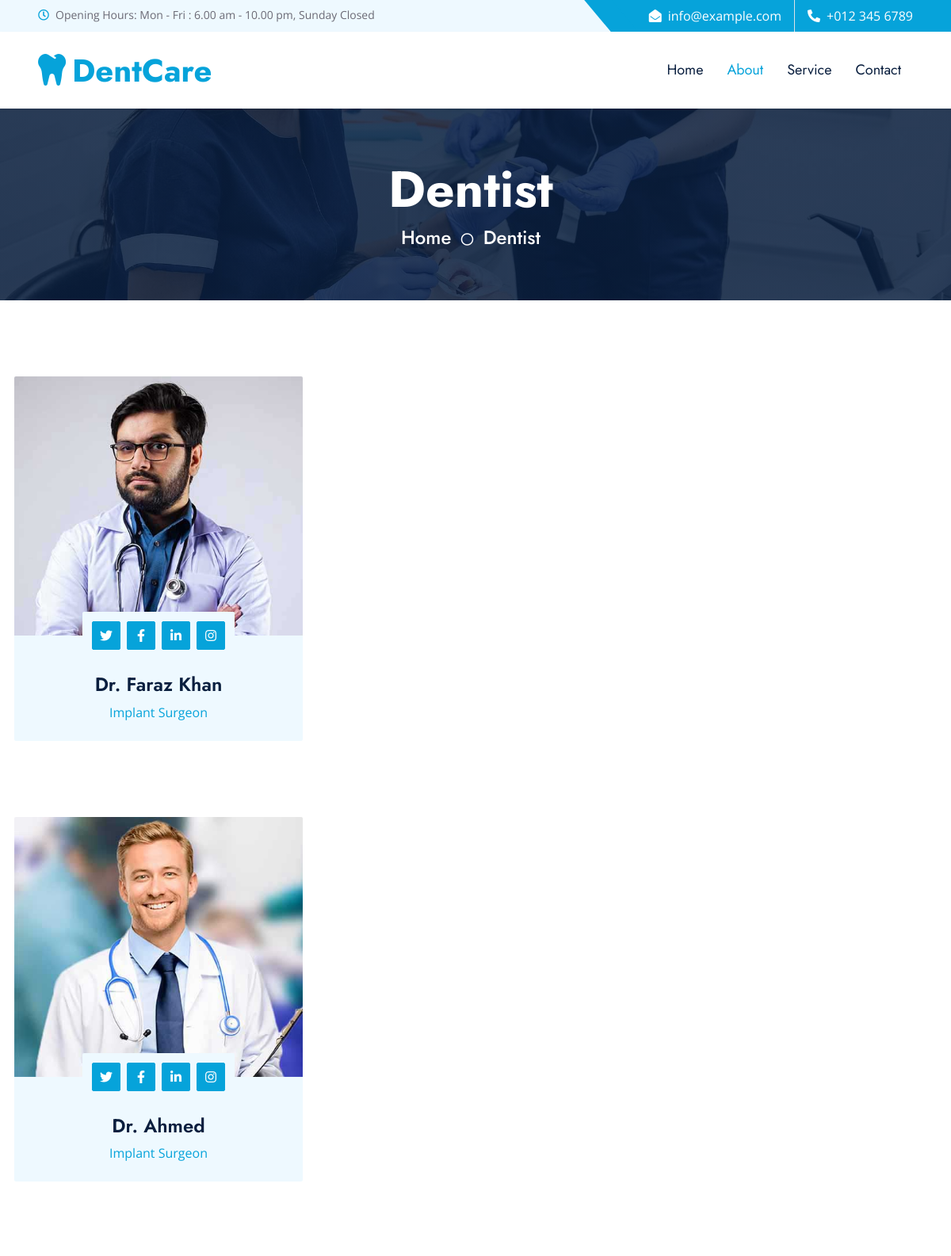
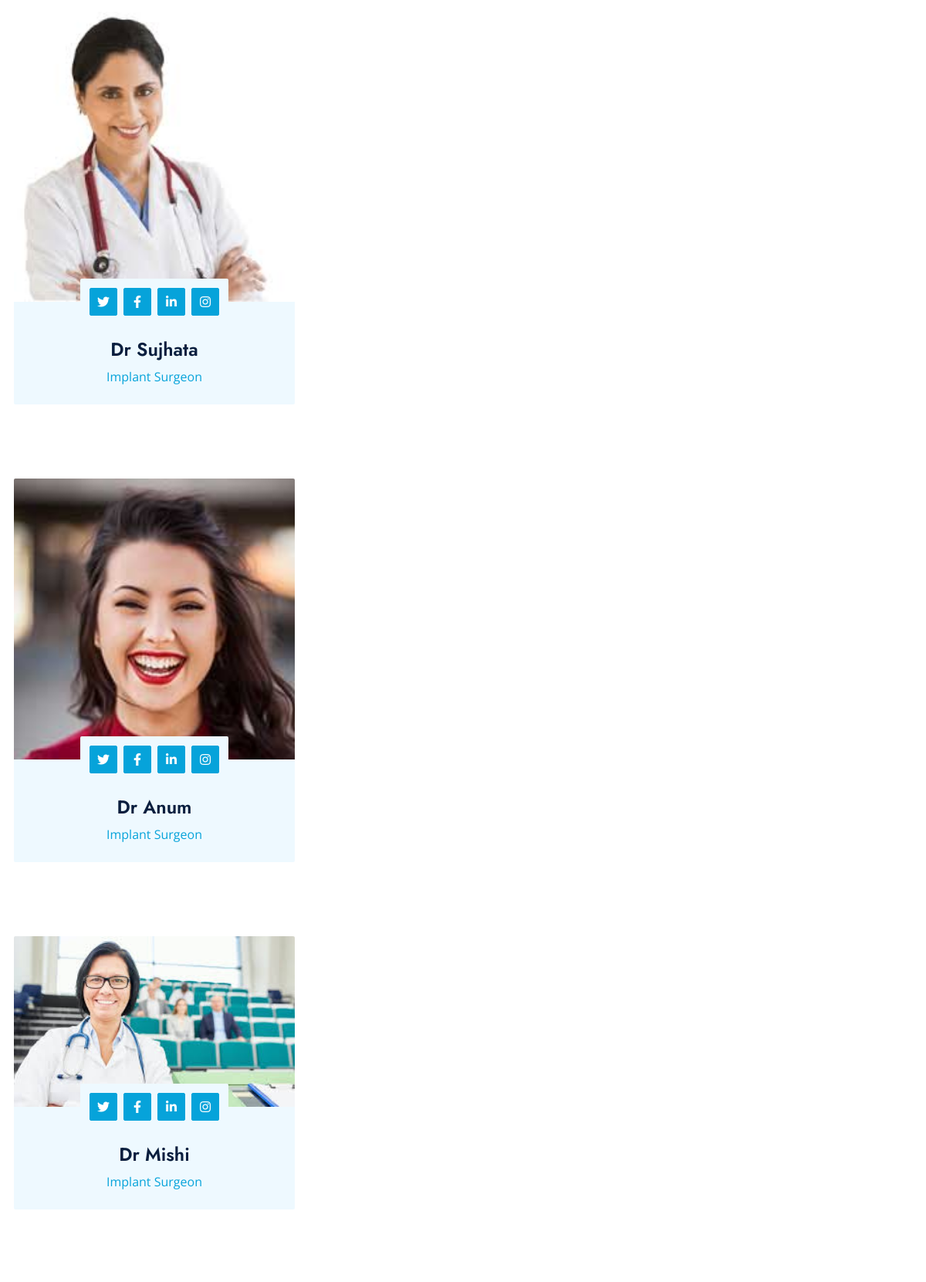
/service/1 (upper part), run on the app's committed database (2 pictures, top to bottom).
### dentist_appointment/models.py (models this page shows, shortened)
class Doctor(models.Model):
    service = models.ForeignKey(Service, on_delete=models.CASCADE)
    doctor_name=models.CharField(max_length=35)
    doctor_service=models.CharField(max_length=25)
    consultation_fee = models.DecimalField(max_digits=6, decimal_places=2)
    available_days=models.CharField(max_length=15)
    available_time=models.CharField(max_length=25)
    doctor_email=models.EmailField(max_length=50)
    doctor_image=models.ImageField(blank=True,upload_to='uploads/')
    created_at =  models.DateTimeField(default = timezone.now)

### dentist_appointment/views.py (the view)
# urls.py: path('service/<int:doctor_choice_id>', views.doctorchoices, name='doctorchoices'),
def doctorchoices(request,doctor_choice_id):
    doctor_choice_data =Service.objects.get( pk=doctor_choice_id)
    doctor_choice_in_data=Doctor.objects.filter(service=doctor_choice_data)
    context = {
       'doctor_choice_info'        :    doctor_choice_data,
       'doctor_choice_in_data_info':    doctor_choice_in_data
    }
    return render(request,"doctorchoices.html",context)

### dentist_appointment/templates/doctorchoices.html (shortened to what this page needs)
{% extends 'base.html' %}
{% block content %}
{% load static %}
    <div class="container-fluid bg-primary py-5 hero-header mb-5">
        <div class="row py-3">
            <div class="col-12 text-center">
                <h1 class="display-3 text-white animated zoomIn">Dentist</h1>
                <a href="" class="h4 text-white">Home</a>
                <i class="far fa-circle text-white px-2"></i>
                <a href="" class="h4 text-white">Dentist</a>
            </div>
        </div>
    </div>
    {% for doctor_choice in doctor_choice_in_data_info %}
    <div class="container-fluid py-5">
        <div class="container">
            <div class="row g-5" id="card" >
                <div class="col-lg-4 wow slideInUp" data-wow-delay="0.3s" id="card1">
                    <div class="team-item">
                        <div class="position-relative rounded-top" style="z-index: 1;">
                            <a href="{% url 'details' doctor_choice.id %}"><img class="img-fluid rounded-top w-100" src="{{doctor_choice.doctor_image.url}}" alt=""></a>
                            <div class="position-absolute top-100 start-50 translate-middle bg-light rounded p-2 d-flex">
                                <a class="btn btn-primary btn-square m-1" href="#"><i class="fab fa-twitter fw-normal"></i></a>
                                <a class="btn btn-primary btn-square m-1" href="#"><i class="fab fa-facebook-f fw-normal"></i></a>
                                <a class="btn btn-primary btn-square m-1" href="#"><i class="fab fa-linkedin-in fw-normal"></i></a>
                                <a class="btn btn-primary btn-square m-1" href="#"><i class="fab fa-instagram fw-normal"></i></a>
                            </div>
                        </div>
                        <div class="team-text position-relative bg-light text-center rounded-bottom p-4 pt-5">
                            <h4 class="mb-2">{{doctor_choice.doctor_name}}</h4>
                            <p class="text-primary mb-0">{{doctor_choice.doctor_service}}</p>
                        </div>
                    </div>
                </div>
            </div>
        </div>
    </div>
    {% endfor %}
{% endblock %}

### dentist_appointment/static/css/style.css (style rules this page uses)
:root { --primary: #06A3DA; --secondary: #F57E57; --light: #EEF9FF; --dark: #091E3E; }
h1, h2, .font-weight-bold { font-weight: 700 !important; }
h3, h4, .font-weight-semi-bold { font-weight: 600 !important; }
.btn { font-family: 'Jost', sans-serif; font-weight: 600; transition: .5s; }
.btn-primary, .btn-secondary { color: #FFFFFF; }
.btn-square { width: 36px; height: 36px; }
.btn-square, .btn-sm-square, .btn-lg-square { padding-left: 0; padding-right: 0; text-align: center; }
.hero-header { background: linear-gradient(rgba(9, 30, 62, .85), rgba(9, 30, 62, .85)), url(../img/carousel-1.jpg) center center no-repeat; background-size: cover; }
.service-item img, .service-item .bg-light, .service-item .bg-light h5, .team-item .team-text { transition: .5s; }
.team-item .team-text::after, .service-item .bg-light::after { position: absolute; content: ""; top: 50%; bottom: 0; left: 15px; right: 15px; border-radius:100px / 15px; box-shadow: 0 0 15px rgba(0, 0, 0, .7); opacity: 0; transition: .5s; z-index: -1; }
#card { display: flex; }

### data on the page
Doctor: doctor_image (picture), doctor_name "Dr. Faraz Khan", doctor_service "Implant Surgeon"
Doctor: doctor_image (picture), doctor_name "Dr. Ahmed", doctor_service "Implant Surgeon"
Doctor: doctor_image (picture), doctor_name "Dr Sujhata", doctor_service "Implant Surgeon"
Doctor: doctor_image (picture), doctor_name "Dr Anum", doctor_service "Implant Surgeon"
Doctor: doctor_image (picture), doctor_name "Dr Mishi", doctor_service "Implant Surgeon"
